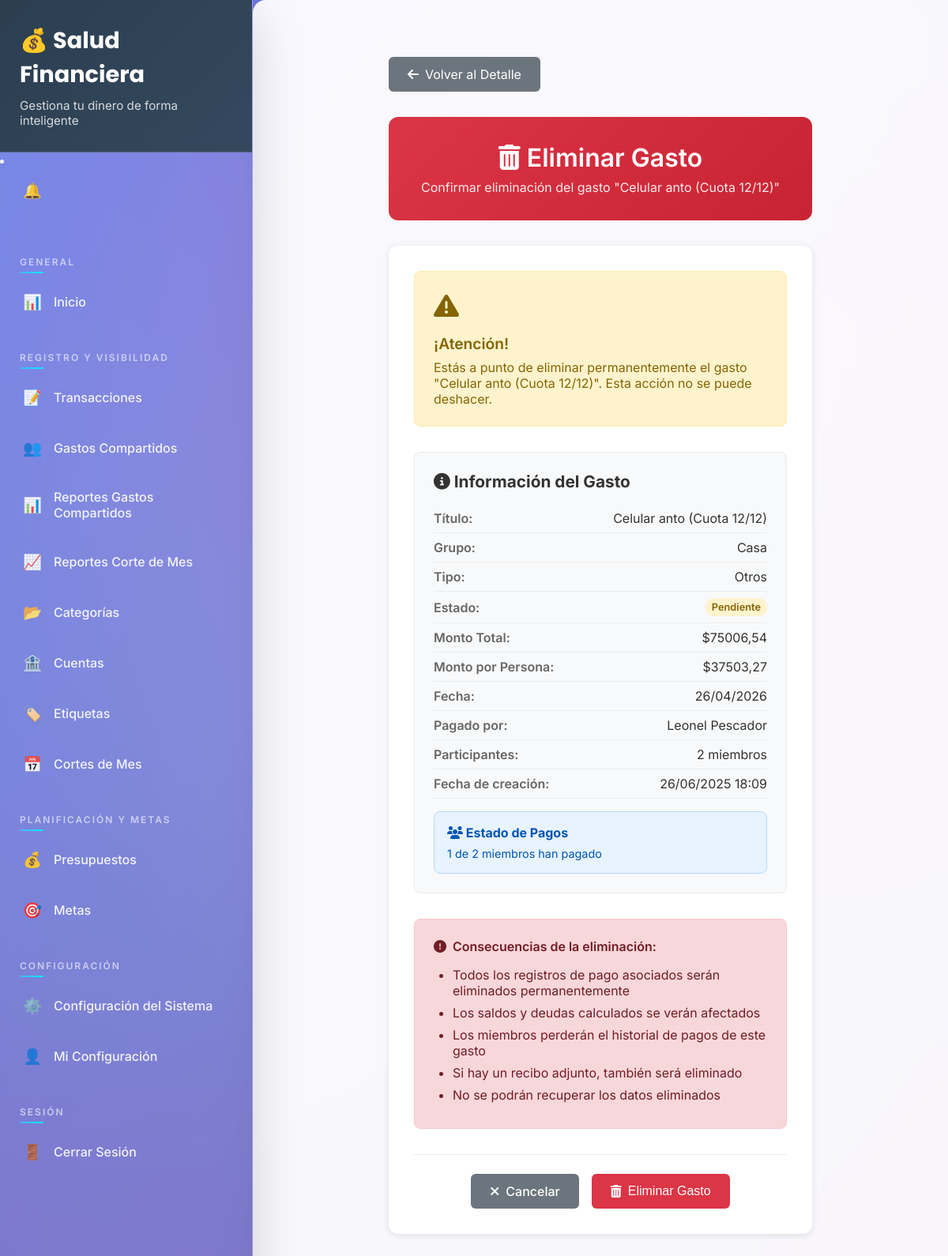
The page /finanzas/gastos/11/eliminar/ (signed in) on the database its author committed.
### finanzas/models.py (models this page shows, shortened)
class GastoCompartido(models.Model):
    TIPO_CHOICES = [
        ('alquiler', 'Alquiler'),
        ('servicios', 'Servicios (Gas, Agua, Luz)'),
        ('internet', 'Internet/TV'),
        ('limpieza', 'Limpieza'),
        ('comida', 'Comida/Comestibles'),
        ('transporte', 'Transporte'),
        ('mantenimiento', 'Mantenimiento'),
        ('otros', 'Otros'),
    ]
    ESTADO_CHOICES = [
        ('pendiente', 'Pendiente'),
        ('pagado', 'Pagado'),
        ('vencido', 'Vencido'),
        ('cancelado', 'Cancelado'),
    ]
    titulo = models.CharField(max_length=200)
    descripcion = models.TextField(blank=True, null=True)
    monto_total = models.DecimalField(max_digits=12, decimal_places=2, validators=[MinValueValidator(Decimal('0.01'))])
    fecha = models.DateField()
    fecha_vencimiento = models.DateField(null=True, blank=True)
    tipo = models.CharField(max_length=20, choices=TIPO_CHOICES, default='otros')
    estado = models.CharField(max_length=15, choices=ESTADO_CHOICES, default='pendiente')
    grupo = models.ForeignKey(GrupoGastosCompartidos, on_delete=models.CASCADE, related_name='gastos_compartidos')
    pagado_por = models.ForeignKey(User, on_delete=models.CASCADE, related_name='gastos_pagados', null=True, blank=True)
    cuenta_pago = models.ForeignKey(Cuenta, on_delete=models.CASCADE, related_name='gastos_compartidos_pagados', null=True, blank=True)
    imagen_recibo = models.ImageField(upload_to='gastos_compartidos/', null=True, blank=True)
    es_en_cuotas = models.BooleanField(default=False, help_text='¿Este gasto es en cuotas?')
    numero_cuotas = models.PositiveIntegerField(null=True, blank=True, help_text='Cantidad total de cuotas')
    cuota_actual = models.PositiveIntegerField(null=True, blank=True, help_text='Número de la cuota actual')
    fecha_fin_cuotas = models.DateField(null=True, blank=True, help_text='Fecha de finalización de las cuotas')
    activo = models.BooleanField(default=True)
    fecha_creacion = models.DateTimeField(auto_now_add=True)
    fecha_modificacion = models.DateTimeField(auto_now=True)
    class Meta:
        ordering = ['-fecha', '-fecha_creacion']
    @property
    def monto_por_persona(self):
        cantidad_miembros = self.grupo.cantidad_miembros
        if cantidad_miembros > 0:
            return self.monto_total / cantidad_miembros
        return self.monto_total

class GrupoGastosCompartidos(models.Model):
    nombre = models.CharField(max_length=100)
    descripcion = models.TextField(blank=True, null=True)
    icono = models.CharField(max_length=50, default='🏠')
    color = models.CharField(max_length=7, default='#3498db')
    miembros = models.ManyToManyField(User, related_name='grupos_gastos_compartidos')
    creador = models.ForeignKey(User, on_delete=models.CASCADE, related_name='grupos_creados')
    activo = models.BooleanField(default=True)
    fecha_creacion = models.DateTimeField(auto_now_add=True)
    fecha_modificacion = models.DateTimeField(auto_now=True)
    class Meta:
        ordering = ['nombre']
    @property
    def cantidad_miembros(self):
        return self.miembros.count()

### finanzas/views.py (the view)
# urls.py: path('gastos/<int:pk>/eliminar/', views.gasto_compartido_eliminar, name='gasto_compartido_eliminar'),
@login_required
def gasto_compartido_eliminar(request, pk):
    try:
        gasto = get_object_or_404(GastoCompartido, pk=pk, activo=True)
        if request.user not in gasto.grupo.miembros.all():
            messages.error(request, 'No tienes permisos para eliminar este gasto.')
            return redirect('gastos_compartidos_lista')
        if request.method == 'POST':
            gasto.activo = False
            gasto.save()
            messages.success(request, 'Gasto eliminado exitosamente.')
            return redirect('gastos_compartidos_lista')
        context = {
            'gasto': gasto,
            'pagos_count': PagoGastoCompartido.objects.filter(gasto_compartido=gasto).count(),
            'pagados_count': PagoGastoCompartido.objects.filter(gasto_compartido=gasto, estado='pagado').count(),
        }
        return render(request, 'gastos_compartidos/eliminar.html', context)
    except Exception as e:
        messages.error(request, f'Error: {str(e)}')
        return redirect('gastos_compartidos_lista')

### finanzas/context_processors.py (called while the page is built)
def notificaciones_no_leidas(request):
    if request.user.is_authenticated:
        count = Notificacion.objects.filter(usuario=request.user, leida=False).count()
        return {'notificaciones_no_leidas_count': count}
    return {'notificaciones_no_leidas_count': 0}

### finanzas/templates/gastos_compartidos/eliminar.html (shortened to what this page needs)
{% extends 'base/base.html' %}
{% load static %}
{% block extra_head %}
    <link rel="stylesheet" href="{% static 'css/gastos_compartidos.css' %}">
{% endblock %}
{% block content %}
<div class="delete-container">
    <a href="{% url 'gasto_compartido_detalle' gasto.pk %}" class="btn-volver">
        <i class="fas fa-arrow-left"></i> Volver al Detalle
    </a>
    <div class="delete-header">
        <h1>
            <i class="fas fa-trash-alt"></i>
            Eliminar Gasto
        </h1>
        <p>Confirmar eliminación del gasto "{{ gasto.titulo }}"</p>
    </div>
    <div class="delete-card">
        <div class="warning-section">
            <div class="warning-icon">
                <i class="fas fa-exclamation-triangle"></i>
            </div>
            <div class="warning-title">¡Atención!</div>
            <p class="warning-text">
                Estás a punto de eliminar permanentemente el gasto "{{ gasto.titulo }}".
                Esta acción no se puede deshacer.
            </p>
        </div>
        <div class="gasto-info">
            <h3><i class="fas fa-info-circle"></i> Información del Gasto</h3>
            <div class="info-item">
                <span class="info-label">Título:</span>
                <span class="info-value">{{ gasto.titulo }}</span>
            </div>
            <div class="info-item">
                <span class="info-label">Grupo:</span>
                <span class="info-value">{{ gasto.grupo.nombre }}</span>
            </div>
            <div class="info-item">
                <span class="info-label">Tipo:</span>
                <span class="info-value">{{ gasto.get_tipo_display }}</span>
            </div>
            <div class="info-item">
                <span class="info-label">Estado:</span>
                <span class="info-value">
                    <span class="estado-badge estado-{{ gasto.estado }}">
                        {{ gasto.get_estado_display }}
                    </span>
                </span>
            </div>
            <div class="info-item">
                <span class="info-label">Monto Total:</span>
                <span class="info-value">${{ gasto.monto_total|floatformat:2 }}</span>
            </div>
            <div class="info-item">
                <span class="info-label">Monto por Persona:</span>
                <span class="info-value">${{ gasto.monto_por_persona|floatformat:2 }}</span>
            </div>
            <div class="info-item">
                <span class="info-label">Fecha:</span>
                <span class="info-value">{{ gasto.fecha|date:"d/m/Y" }}</span>
            </div>
            {% if gasto.pagado_por %}
            <div class="info-item">
                <span class="info-label">Pagado por:</span>
                <span class="info-value">{{ gasto.pagado_por.get_full_name|default:gasto.pagado_por.username }}</span>
            </div>
            {% endif %}
            <div class="info-item">
                <span class="info-label">Participantes:</span>
                <span class="info-value">{{ gasto.grupo.cantidad_miembros }} miembros</span>
            </div>
            <div class="info-item">
                <span class="info-label">Fecha de creación:</span>
                <span class="info-value">{{ gasto.fecha_creacion|date:"d/m/Y H:i" }}</span>
            </div>
            <div class="pagos-info">
                <h4><i class="fas fa-users"></i> Estado de Pagos</h4>
                <p>{{ pagados_count }} de {{ pagos_count }} miembros han pagado</p>
            </div>
        </div>
        <div class="consecuencias-section">
            <div class="consecuencias-title">
                <i class="fas fa-exclamation-circle"></i>
                Consecuencias de la eliminación:
            </div>
            <ul class="consecuencias-list">
                <li>Todos los registros de pago asociados serán eliminados permanentemente</li>
                <li>Los saldos y deudas calculados se verán afectados</li>
                <li>Los miembros perderán el historial de pagos de este gasto</li>
                <li>Si hay un recibo adjunto, también será eliminado</li>
                <li>No se podrán recuperar los datos eliminados</li>
            </ul>
        </div>
        <form method="post">
            <div class="form-actions">
                <a href="{% url 'gasto_compartido_detalle' gasto.pk %}" class="btn btn-secondary">
                    <i class="fas fa-times"></i> Cancelar
                </a>
                <button type="submit" class="btn btn-danger">
                    <i class="fas fa-trash-alt"></i> Eliminar Gasto
                </button>
            </div>
        </form>
    </div>
</div>
{% endblock %}

### finanzas/static/css/gastos_compartidos.css (style rules this page uses)
.form-actions { display: flex; gap: 15px; justify-content: flex-end; margin-top: 30px; padding-top: 20px; border-top: 1px solid #ecf0f1; }
.btn-primary, .btn-secondary, .btn-danger, .btn-warning { padding: 12px 25px; border-radius: 25px; text-decoration: none; font-size: 1rem; font-weight: 500; transition: all 0.3s ease; border: none; cursor: pointer; }
.btn-secondary { background: #95a5a6; color: white; }
.btn-danger { background: #e74c3c; color: white; }

### finanzas/templates/gastos_compartidos/eliminar.html (style rules this page uses)
.delete-container { max-width: 600px; margin: 0 auto; padding: 2rem; }
.delete-header { background: linear-gradient(135deg, #dc3545 0%, #c82333 100%); color: white; padding: 2rem; border-radius: 12px; margin-bottom: 2rem; text-align: center; }
.delete-header h1 { margin: 0; font-size: 2rem; font-weight: 600; }
.delete-header p { margin: 0.5rem 0 0 0; opacity: 0.9; }
.delete-card { background: white; border-radius: 12px; padding: 2rem; box-shadow: 0 2px 8px rgba(0,0,0,0.1); }
.warning-section { background: #fff3cd; border: 1px solid #ffeaa7; border-radius: 8px; padding: 1.5rem; margin-bottom: 2rem; }
.warning-icon { color: #856404; font-size: 2rem; margin-bottom: 1rem; }
.warning-title { color: #856404; font-weight: 600; font-size: 1.2rem; margin-bottom: 0.5rem; }
.warning-text { color: #856404; margin: 0; }
.gasto-info { background: #f8f9fa; border: 1px solid #e9ecef; border-radius: 8px; padding: 1.5rem; margin-bottom: 2rem; }
.gasto-info h3 { margin: 0 0 1rem 0; color: #333; font-size: 1.3rem; }
.info-item { display: flex; justify-content: space-between; align-items: center; padding: 0.5rem 0; border-bottom: 1px solid #e9ecef; }
.info-label { font-weight: 600; color: #666; }
.info-value { color: #333; }
.estado-badge { display: inline-block; padding: 0.25rem 0.5rem; border-radius: 12px; font-size: 0.8rem; font-weight: 600; }
.estado-pendiente { background: #fff3cd; color: #856404; }
.consecuencias-section { background: #f8d7da; border: 1px solid #f5c6cb; border-radius: 8px; padding: 1.5rem; margin-bottom: 2rem; }
.consecuencias-title { color: #721c24; font-weight: 600; margin-bottom: 1rem; display: flex; align-items: center; gap: 0.5rem; }
.consecuencias-list { color: #721c24; margin: 0; padding-left: 1.5rem; }
.consecuencias-list li { margin-bottom: 0.5rem; }
.form-actions { display: flex; gap: 1rem; justify-content: center; margin-top: 2rem; padding-top: 1.5rem; border-top: 1px solid #e9ecef; }
.btn { padding: 0.75rem 1.5rem; border: none; border-radius: 6px; font-size: 1rem; cursor: pointer; text-decoration: none; display: inline-flex; align-items: center; gap: 0.5rem; transition: all 0.3s ease; min-width: 120px; justify-content: center; }
.btn-danger { background: #dc3545; color: white; }
.btn-secondary { background: #6c757d; color: white; }
.btn-volver { background: #6c757d; color: white; border: none; padding: 0.75rem 1.5rem; border-radius: 6px; text-decoration: none; display: inline-flex; align-items: center; gap: 0.5rem; margin-bottom: 2rem; font-size: 1rem; }
.pagos-info { background: #e7f3ff; border: 1px solid #b3d9ff; border-radius: 8px; padding: 1rem; margin-top: 1rem; }
.pagos-info h4 { color: #0056b3; margin: 0 0 0.5rem 0; font-size: 1rem; }
.pagos-info p { color: #0056b3; margin: 0; font-size: 0.9rem; }

### rows shown on the page
GastoCompartido: titulo "Celular anto (Cuota 12/12)", grupo.nombre "Casa", tipo "Otros", estado "Pendiente", monto_total "75006,54", monto_por_persona "37503,27", fecha "26/04/2026", pagado_por.get_full_name "Leonel Pescador", grupo.cantidad_miembros "2", fecha_creacion "26/06/2025 18:09"

### other values the page prints
{{ pagados_count }} "1"
{{ pagos_count }} "2"
